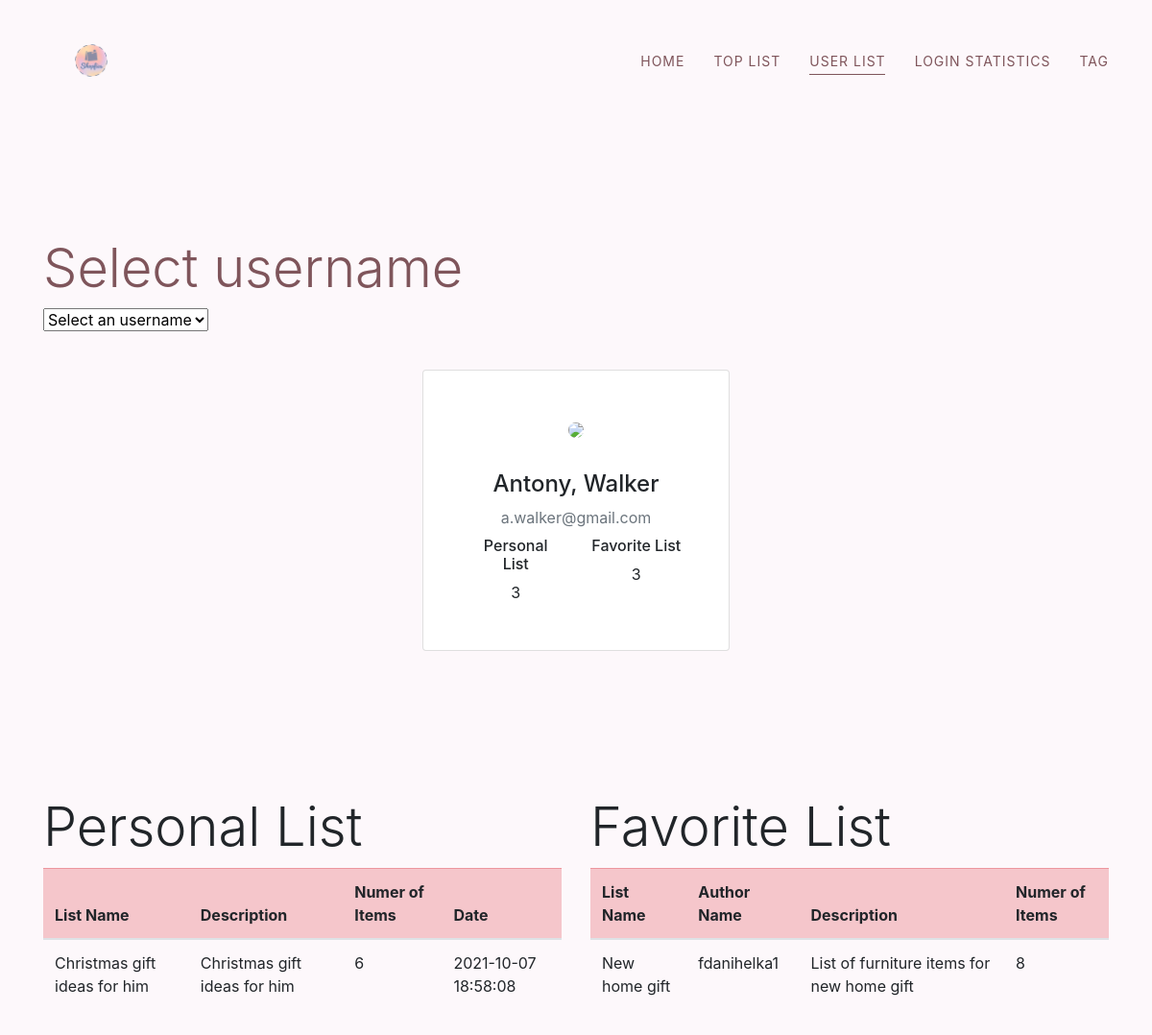
The app's page /user_list.php?user=2 with its own data.
### tables this page shows
create table if not exists `USER` (
    id int primary key auto_increment,
    username varchar(20) unique not null,
    `password` varchar(50) not null,
    first_name varchar(20) not null,
    last_name varchar(20) not null,
    email varchar(50) unique not null
);

### src/user_list.php (the view, shortened to what this page needs)
<!DOCTYPE html>
<html lang="en">
    <head>
        <link rel="stylesheet" type="text/css" href="home.css">
        <link rel="stylesheet" href="https://stackpath.bootstrapcdn.com/bootstrap/4.3.1/css/bootstrap.min.css"
>
    </head>
    <body>
        <header class="main-header">
            <div class="container">
                <nav class="navbar navbar-expand-lg main-nav px-0">
                    <a class="navbar-brand">
                        <img src="shopies_logo.png">
                    </a>
                    <div class="collapse navbar-collapse" id="mainMenu">
                        <ul class="navbar-nav ml-auto text-uppercase f1">
                            <li>
                                <a href="index.php">home</a>
                            </li>
                            <li>
                                <a href="list.php">Top List</a>
                            </li>
                            <li>
                                <a href="user_list.php" class="active active-first">User List</a>
                            </li>
                            <li>
                                <a href="login.php">Login Statistics</a>
                            </li>
                            <li>
                                <a href="tag.php">Tag</a>
                            </li>
                        </ul>
                    </div>
                </nav>
            </div>
        </header>
        <div class="py-5">
            <div class="container py-5">
                <div class="row">
                <div class="container">
                    <h2 class="display-4 font-weight-light">Select username</h2>
                    <form method="GET" action="user_list.php">
                        <select name="user" onchange='this.form.submit()'>
                            <option selected>Select an username</option>
                            <?php
                            $connection = mysqli_connect(DBHOST, DBUSER, DBPASS, DBNAME);
                            ?>
                        </select>
                        <?php
                        if ($_SERVER["REQUEST_METHOD"] == "GET")
                        {
                            if (isset($_GET['user']) )
                            {
                        ?>
                        <p>&nbsp;</p>
                        <div class="container d-flex justify-content-center align-items-center">
                            <div class="card p-5">
                                <div class="user text-center">
                                    <div class="profile"> <img src="https://bootstrapious.com/i/snippets/sn-about/avatar-4.png" class="rounded-circle" width="100"> </div>
                                </div>
                                <div class="mt-4 text-center">
                                    <?php
                                $sql = "SELECT USER.email as email, USER.first_name as Fname, USER.last_name as Lname, COUNT(LIST.id) as Lists, COUNT(FAVORITE_LIST.listid) as favorite
                                            FROM USER JOIN LIST_USER ON USER.id=LIST_USER.userid
                                            JOIN LIST ON LIST_USER.listid=LIST.id
                                            JOIN FAVORITE_LIST ON FAVORITE_LIST.userid=LIST.id
                                            WHERE USER.id={$_GET['user']}
                                            GROUP BY USER.email, USER.first_name, USER.last_name";
                                if ($result = mysqli_query($connection, $sql))
                                {
                                    while($row = mysqli_fetch_assoc($result))
                                    {
                                    ?>
                                    <h4 class="mt-2"><?php echo $row['Fname']. ', '. $row['Lname'] ?></h4> <span class="text-muted d-block mb-2"><?php echo $row['email'] ?></span>
                                    <div class="row mt-2">
                                        <div class="col-sm" >
                                            <h6>Personal List</h6><span><?php echo $row['favorite'] ?></span>
                                            </div>
                                        <div class="col-sm" >
                                            <h6>Favorite List</h6><span><?php echo $row['Lists'] ?></span>
                                        </div>
                                    </div>
                                    <?php
                                    }
                                }
                            }
                        }
                                    ?>
                                </div>
                            </div>
                        </div>
                        <div class="row">
                            <?php
                                if ($_SERVER["REQUEST_METHOD"] == "GET")
                                {
                                    if (isset($_GET['user']) )
                                    {
                            ?>
                            <div class="col-sm" >
                                <h3 class="display-4 font-weight-light">Personal List</h3>
                                <table class="table table-hover">
                                    <thead>
                                        <tr class="table-danger">
                                            <th scope="col">List Name</th>
                                            <th scope="col">Description</th>
                                            <th scope="col">Numer of Items</th>
                                            <th scope="col">Date</th>
                                        </tr>
                                    </thead>
                                    <?php
                                $sql = "SELECT LIST.name as 'List', LIST.description as 'Description', COUNT(ITEM_LIST.itemid) as 'Items', LIST.create_at as 'Date'
                                    FROM LIST JOIN ITEM_LIST ON LIST.id = ITEM_LIST.listid
                                    JOIN LIST_USER ON LIST.id = LIST_USER.listid
                                    WHERE LIST_USER.userid = {$_GET['user']}
                                    GROUP BY LIST.name, LIST.description, LIST.create_at";
                                if ($result = mysqli_query($connection, $sql))
                                {
                                    while($row = mysqli_fetch_assoc($result))
                                    {
                                    ?>
                                    <tr>
                                        <td><?php echo $row['List'] ?></td>
                                        <td><?php echo $row['Description'] ?></td>
                                        <td><?php echo $row['Items'] ?></td>
                                        <td><?php echo $row['Date'] ?></td>
                                    </tr>
                                    <?php
                                    }
                                }
                            }
                        }
                                    ?>
                                </table>
                            </div>
                            <div class="col-sm">
                                <?php
                                if ($_SERVER["REQUEST_METHOD"] == "GET")
                                {
                                    if (isset($_GET['user']) )
                                    {
                                ?>
                                <h3 class="display-4 font-weight-light">Favorite List</h3>
                                <table class="table table-hover">
                                    <thead>
                                        <tr class="table-danger">
                                            <th scope="col">List Name</th>
                                            <th scope="col">Author Name</th>
                                            <th scope="col">Description</th>
                                            <th scope="col">Numer of Items</th>
                                        </tr>
                                    </thead>
                                    <?php
                                        $sql = "SELECT LIST.name as 'List', LIST.description as 'Description', COUNT(ITEM_LIST.itemid) as 'Items', LIST.create_at as 'Date', USER.username as 'Username'
                                    FROM LIST JOIN ITEM_LIST ON LIST.id = ITEM_LIST.listid
                                    JOIN FAVORITE_LIST ON LIST.id = FAVORITE_LIST.listid
                                    JOIN USER ON FAVORITE_LIST.userid = USER.id
                                    WHERE USER.id = {$_GET['user']}
                                    GROUP BY LIST.name, LIST.description, LIST.create_at";
                                        if ($result = mysqli_query($connection, $sql))
                                        {
                                            while($row = mysqli_fetch_assoc($result))
                                            {
                                    ?>
                                    <tr>
                                        <td><?php echo $row['List'] ?></td>
                                        <td><?php echo $row['Username'] ?></td>
                                        <td><?php echo $row['Description'] ?></td>
                                        <td><?php echo $row['Items'] ?></td>
                                    </tr>
                                    <?php
                                            }
                                        }
                                    }
                                }
                                    ?>
                                </table>
                            </div>
                        </div>
                    </form>
                    </div>
                </div>
            </div>
        </div>
    </body>
</html>

### src/home.css (style rules this page uses)
body { background: #Fdf8fb !important; }
.container .navbar { background-color: #Fdf8fb; }
#mainMenu li > a { font-size: 14px; letter-spacing: 1px; color: #7f555b; font-weight: 430; position: relative; z-index: 1; text-decoration: none; }
#mainMenu li:not(:last-of-type) { margin-right: 30px; }
#mainMenu li > a::before { position: absolute; content: ""; width: calc(100% - 1px); height: 1px; background: #7f555b; bottom: -6px; left: 0; -webkit-transform: scale(0, 1); -ms-transform: scale(0, 1); transform: scale(0, 1); -webkit-transform-origin: right center; -ms-transform-origin: right center; transform-origin: right center; z-index: -1; -webkit-transition: transform 0.5s ease; transition: transform 0.5s ease; }
#mainMenu li > a:hover::before, #mainMenu li > a.active::before { -webkit-transform: scale(1, 1); -ms-transform: scale(1, 1); transform: scale(1, 1); -webkit-transform-origin: left center; -ms-transform-origin: left center; transform-origin: left center; }
.main-header { position: fixed; left: 0; z-index: 99; width: 100%; -webkit-transition: all 0.4s ease; transition: all 0.4s ease; }
.navbar-brand { color: #7f555b; }
.main-header .navbar-brand img { max-width: 100px; animation: fadeInLeft 0.4s both 0.4s; }
.row { margin-top: 150px; }
.row h2 { color: #7f555b; }

### records on screen
user: first_name "Antony", last_name "Walker", email "a.walker@gmail.com", favorite "3", Lists "3", List "New home gift", username "fdanihelka1", Description "List of furniture items for new home gift", Items "8"

### other values on screen
$row['List'] "Christmas gift ideas for him"
$row['Description'] "Christmas gift ideas for him"
$row['Items'] "6"
$row['Date'] "2021-10-07 18:58:08"
